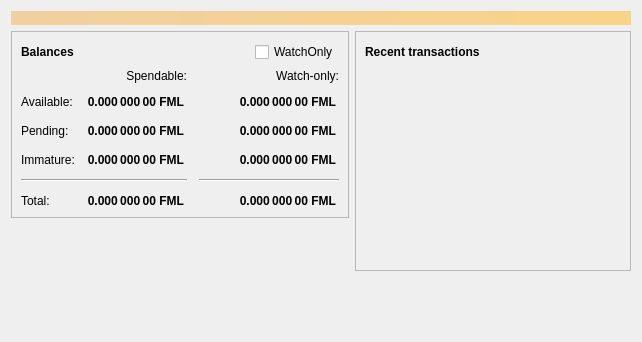
<?xml version="1.0" encoding="UTF-8"?>
<ui version="4.0">
 <class>OverviewPage</class>
 <widget class="QWidget" name="OverviewPage">
  <property name="geometry">
   <rect>
    <x>0</x>
    <y>0</y>
    <width>642</width>
    <height>342</height>
   </rect>
  </property>
  <property name="windowTitle">
   <string>Form</string>
  </property>
  <layout class="QVBoxLayout" name="topLayout">
   <item>
    <widget class="QLabel" name="labelAlerts">
     <property name="visible">
      <bool>false</bool>
     </property>
     <property name="styleSheet">
      <string notr="true">QLabel { background-color: qlineargradient(x1: 0, y1: 0, x2: 1, y2: 0, stop:0 #F0D0A0, stop:1 #F8D488); color:#000000; }</string>
     </property>
     <property name="wordWrap">
      <bool>true</bool>
     </property>
     <property name="margin">
      <number>3</number>
     </property>
     <property name="textInteractionFlags">
      <set>Qt::TextSelectableByMouse</set>
     </property>
    </widget>
   </item>
   <item>
    <layout class="QHBoxLayout" name="horizontalLayout" stretch="1,1">
     <item>
      <layout class="QVBoxLayout" name="verticalLayout_2">
       <item>
        <widget class="QFrame" name="frame">
         <property name="frameShape">
          <enum>QFrame::StyledPanel</enum>
         </property>
         <property name="frameShadow">
          <enum>QFrame::Raised</enum>
         </property>
         <layout class="QVBoxLayout" name="verticalLayout_4">
          <item>
           <layout class="QHBoxLayout" name="horizontalLayout_4">
            <item>
             <widget class="QLabel" name="label_5">
              <property name="font">
               <font>
                <weight>75</weight>
                <bold>true</bold>
               </font>
              </property>
              <property name="text">
               <string>Balances</string>
              </property>
             </widget>
            </item>
            <item>
             <widget class="QPushButton" name="labelWalletStatus">
              <property name="enabled">
               <bool>true</bool>
              </property>
              <property name="maximumSize">
               <size>
                <width>30</width>
                <height>16777215</height>
               </size>
              </property>
              <property name="toolTip">
               <string>The displayed information may be out of date. Your wallet automatically synchronizes with the Lava network after a connection is established, but this process has not completed yet.</string>
              </property>
              <property name="text">
               <string/>
              </property>
              <property name="icon">
               <iconset resource="../bitcoin.qrc">
                <normaloff>:/icons/warning</normaloff>
                <disabledoff>:/icons/warning</disabledoff>:/icons/warning</iconset>
              </property>
              <property name="iconSize">
               <size>
                <width>24</width>
                <height>24</height>
               </size>
              </property>
              <property name="flat">
               <bool>true</bool>
              </property>
             </widget>
            </item>
            <item>
             <spacer name="horizontalSpacer_3">
              <property name="orientation">
               <enum>Qt::Horizontal</enum>
              </property>
              <property name="sizeHint" stdset="0">
               <size>
                <width>40</width>
                <height>20</height>
               </size>
              </property>
             </spacer>
            </item>
            <item>
             <widget class="QCheckBox" name="btnShowWatchOnly">
              <property name="toolTip">
               <string>Show Watchonly Address</string>
              </property>
              <property name="text">
               <string>WatchOnly</string>
              </property>
             </widget>
            </item>
           </layout>
          </item>
          <item>
           <layout class="QGridLayout" name="gridLayout">
            <property name="spacing">
             <number>12</number>
            </property>
            <item row="2" column="2">
             <widget class="QLabel" name="labelWatchPending">
              <property name="font">
               <font>
                <weight>75</weight>
                <bold>true</bold>
               </font>
              </property>
              <property name="cursor">
               <cursorShape>IBeamCursor</cursorShape>
              </property>
              <property name="toolTip">
               <string>Unconfirmed transactions to watch-only addresses</string>
              </property>
              <property name="text">
               <string notr="true">0.000 000 00 FML </string>
              </property>
              <property name="alignment">
               <set>Qt::AlignRight|Qt::AlignTrailing|Qt::AlignVCenter</set>
              </property>
              <property name="textInteractionFlags">
               <set>Qt::LinksAccessibleByMouse|Qt::TextSelectableByKeyboard|Qt::TextSelectableByMouse</set>
              </property>
             </widget>
            </item>
            <item row="2" column="1">
             <widget class="QLabel" name="labelUnconfirmed">
              <property name="font">
               <font>
                <weight>75</weight>
                <bold>true</bold>
               </font>
              </property>
              <property name="cursor">
               <cursorShape>IBeamCursor</cursorShape>
              </property>
              <property name="toolTip">
               <string>Total of transactions that have yet to be confirmed, and do not yet count toward the spendable balance</string>
              </property>
              <property name="text">
               <string notr="true">0.000 000 00 FML </string>
              </property>
              <property name="alignment">
               <set>Qt::AlignRight|Qt::AlignTrailing|Qt::AlignVCenter</set>
              </property>
              <property name="textInteractionFlags">
               <set>Qt::LinksAccessibleByMouse|Qt::TextSelectableByKeyboard|Qt::TextSelectableByMouse</set>
              </property>
             </widget>
            </item>
            <item row="3" column="2">
             <widget class="QLabel" name="labelWatchImmature">
              <property name="font">
               <font>
                <weight>75</weight>
                <bold>true</bold>
               </font>
              </property>
              <property name="cursor">
               <cursorShape>IBeamCursor</cursorShape>
              </property>
              <property name="toolTip">
               <string>Mined balance in watch-only addresses that has not yet matured</string>
              </property>
              <property name="text">
               <string notr="true">0.000 000 00 FML </string>
              </property>
              <property name="alignment">
               <set>Qt::AlignRight|Qt::AlignTrailing|Qt::AlignVCenter</set>
              </property>
              <property name="textInteractionFlags">
               <set>Qt::LinksAccessibleByMouse|Qt::TextSelectableByKeyboard|Qt::TextSelectableByMouse</set>
              </property>
             </widget>
            </item>
            <item row="4" column="0" colspan="2">
             <widget class="Line" name="line">
              <property name="orientation">
               <enum>Qt::Horizontal</enum>
              </property>
             </widget>
            </item>
            <item row="4" column="2">
             <widget class="Line" name="lineWatchBalance">
              <property name="sizePolicy">
               <sizepolicy hsizetype="Preferred" vsizetype="Fixed">
                <horstretch>0</horstretch>
                <verstretch>0</verstretch>
               </sizepolicy>
              </property>
              <property name="minimumSize">
               <size>
                <width>140</width>
                <height>0</height>
               </size>
              </property>
              <property name="orientation">
               <enum>Qt::Horizontal</enum>
              </property>
             </widget>
            </item>
            <item row="5" column="0">
             <widget class="QLabel" name="labelTotalText">
              <property name="text">
               <string>Total:</string>
              </property>
             </widget>
            </item>
            <item row="3" column="1">
             <widget class="QLabel" name="labelImmature">
              <property name="font">
               <font>
                <weight>75</weight>
                <bold>true</bold>
               </font>
              </property>
              <property name="cursor">
               <cursorShape>IBeamCursor</cursorShape>
              </property>
              <property name="toolTip">
               <string>Mined balance that has not yet matured</string>
              </property>
              <property name="text">
               <string notr="true">0.000 000 00 FML </string>
              </property>
              <property name="alignment">
               <set>Qt::AlignRight|Qt::AlignTrailing|Qt::AlignVCenter</set>
              </property>
              <property name="textInteractionFlags">
               <set>Qt::LinksAccessibleByMouse|Qt::TextSelectableByKeyboard|Qt::TextSelectableByMouse</set>
              </property>
             </widget>
            </item>
            <item row="2" column="3">
             <spacer name="horizontalSpacer_2">
              <property name="orientation">
               <enum>Qt::Horizontal</enum>
              </property>
              <property name="sizeHint" stdset="0">
               <size>
                <width>40</width>
                <height>20</height>
               </size>
              </property>
             </spacer>
            </item>
            <item row="3" column="0">
             <widget class="QLabel" name="labelImmatureText">
              <property name="text">
               <string>Immature:</string>
              </property>
             </widget>
            </item>
            <item row="5" column="1">
             <widget class="QLabel" name="labelTotal">
              <property name="font">
               <font>
                <weight>75</weight>
                <bold>true</bold>
               </font>
              </property>
              <property name="cursor">
               <cursorShape>IBeamCursor</cursorShape>
              </property>
              <property name="toolTip">
               <string>Your current total balance</string>
              </property>
              <property name="text">
               <string notr="true">0.000 000 00 FML </string>
              </property>
              <property name="alignment">
               <set>Qt::AlignRight|Qt::AlignTrailing|Qt::AlignVCenter</set>
              </property>
              <property name="textInteractionFlags">
               <set>Qt::LinksAccessibleByMouse|Qt::TextSelectableByKeyboard|Qt::TextSelectableByMouse</set>
              </property>
             </widget>
            </item>
            <item row="5" column="2">
             <widget class="QLabel" name="labelWatchTotal">
              <property name="font">
               <font>
                <weight>75</weight>
                <bold>true</bold>
               </font>
              </property>
              <property name="cursor">
               <cursorShape>IBeamCursor</cursorShape>
              </property>
              <property name="toolTip">
               <string>Current total balance in watch-only addresses</string>
              </property>
              <property name="text">
               <string notr="true">0.000 000 00 FML </string>
              </property>
              <property name="alignment">
               <set>Qt::AlignRight|Qt::AlignTrailing|Qt::AlignVCenter</set>
              </property>
              <property name="textInteractionFlags">
               <set>Qt::LinksAccessibleByMouse|Qt::TextSelectableByKeyboard|Qt::TextSelectableByMouse</set>
              </property>
             </widget>
            </item>
            <item row="0" column="2">
             <widget class="QLabel" name="labelWatchonly">
              <property name="text">
               <string>Watch-only:</string>
              </property>
              <property name="alignment">
               <set>Qt::AlignRight|Qt::AlignTrailing|Qt::AlignVCenter</set>
              </property>
             </widget>
            </item>
            <item row="1" column="0">
             <widget class="QLabel" name="labelBalanceText">
              <property name="text">
               <string>Available:</string>
              </property>
             </widget>
            </item>
            <item row="1" column="1">
             <widget class="QLabel" name="labelBalance">
              <property name="font">
               <font>
                <weight>75</weight>
                <bold>true</bold>
               </font>
              </property>
              <property name="cursor">
               <cursorShape>IBeamCursor</cursorShape>
              </property>
              <property name="toolTip">
               <string>Your current spendable balance</string>
              </property>
              <property name="text">
               <string notr="true">0.000 000 00 FML </string>
              </property>
              <property name="alignment">
               <set>Qt::AlignRight|Qt::AlignTrailing|Qt::AlignVCenter</set>
              </property>
              <property name="textInteractionFlags">
               <set>Qt::LinksAccessibleByMouse|Qt::TextSelectableByKeyboard|Qt::TextSelectableByMouse</set>
              </property>
             </widget>
            </item>
            <item row="1" column="2">
             <widget class="QLabel" name="labelWatchAvailable">
              <property name="font">
               <font>
                <weight>75</weight>
                <bold>true</bold>
               </font>
              </property>
              <property name="cursor">
               <cursorShape>IBeamCursor</cursorShape>
              </property>
              <property name="toolTip">
               <string>Your current balance in watch-only addresses</string>
              </property>
              <property name="text">
               <string notr="true">0.000 000 00 FML </string>
              </property>
              <property name="alignment">
               <set>Qt::AlignRight|Qt::AlignTrailing|Qt::AlignVCenter</set>
              </property>
              <property name="textInteractionFlags">
               <set>Qt::LinksAccessibleByMouse|Qt::TextSelectableByKeyboard|Qt::TextSelectableByMouse</set>
              </property>
             </widget>
            </item>
            <item row="2" column="0">
             <widget class="QLabel" name="labelPendingText">
              <property name="text">
               <string>Pending:</string>
              </property>
             </widget>
            </item>
            <item row="0" column="1">
             <widget class="QLabel" name="labelSpendable">
              <property name="text">
               <string>Spendable:</string>
              </property>
              <property name="alignment">
               <set>Qt::AlignRight|Qt::AlignTrailing|Qt::AlignVCenter</set>
              </property>
             </widget>
            </item>
           </layout>
          </item>
         </layout>
        </widget>
       </item>
       <item>
        <spacer name="verticalSpacer">
         <property name="orientation">
          <enum>Qt::Vertical</enum>
         </property>
         <property name="sizeHint" stdset="0">
          <size>
           <width>20</width>
           <height>40</height>
          </size>
         </property>
        </spacer>
       </item>
      </layout>
     </item>
     <item>
      <layout class="QVBoxLayout" name="verticalLayout_3">
       <item>
        <widget class="QFrame" name="frame_2">
         <property name="frameShape">
          <enum>QFrame::StyledPanel</enum>
         </property>
         <property name="frameShadow">
          <enum>QFrame::Raised</enum>
         </property>
         <layout class="QVBoxLayout" name="verticalLayout">
          <item>
           <layout class="QHBoxLayout" name="horizontalLayout_2">
            <item>
             <widget class="QLabel" name="label_4">
              <property name="font">
               <font>
                <weight>75</weight>
                <bold>true</bold>
               </font>
              </property>
              <property name="text">
               <string>Recent transactions</string>
              </property>
             </widget>
            </item>
            <item>
             <widget class="QPushButton" name="labelTransactionsStatus">
              <property name="enabled">
               <bool>true</bool>
              </property>
              <property name="maximumSize">
               <size>
                <width>30</width>
                <height>16777215</height>
               </size>
              </property>
              <property name="toolTip">
               <string>The displayed information may be out of date. Your wallet automatically synchronizes with the Lava network after a connection is established, but this process has not completed yet.</string>
              </property>
              <property name="text">
               <string/>
              </property>
              <property name="icon">
               <iconset resource="../bitcoin.qrc">
                <normaloff>:/icons/warning</normaloff>
                <disabledoff>:/icons/warning</disabledoff>:/icons/warning</iconset>
              </property>
              <property name="iconSize">
               <size>
                <width>24</width>
                <height>24</height>
               </size>
              </property>
              <property name="flat">
               <bool>true</bool>
              </property>
             </widget>
            </item>
            <item>
             <spacer name="horizontalSpacer">
              <property name="orientation">
               <enum>Qt::Horizontal</enum>
              </property>
              <property name="sizeHint" stdset="0">
               <size>
                <width>40</width>
                <height>20</height>
               </size>
              </property>
             </spacer>
            </item>
           </layout>
          </item>
          <item>
           <widget class="QListView" name="listTransactions">
            <property name="styleSheet">
             <string notr="true">QListView { background: transparent; }</string>
            </property>
            <property name="frameShape">
             <enum>QFrame::NoFrame</enum>
            </property>
            <property name="verticalScrollBarPolicy">
             <enum>Qt::ScrollBarAlwaysOff</enum>
            </property>
            <property name="horizontalScrollBarPolicy">
             <enum>Qt::ScrollBarAlwaysOff</enum>
            </property>
            <property name="selectionMode">
             <enum>QAbstractItemView::NoSelection</enum>
            </property>
           </widget>
          </item>
         </layout>
        </widget>
       </item>
       <item>
        <spacer name="verticalSpacer_2">
         <property name="orientation">
          <enum>Qt::Vertical</enum>
         </property>
         <property name="sizeHint" stdset="0">
          <size>
           <width>20</width>
           <height>40</height>
          </size>
         </property>
        </spacer>
       </item>
      </layout>
     </item>
    </layout>
   </item>
  </layout>
 </widget>
 <resources>
  <include location="../bitcoin.qrc"/>
 </resources>
 <connections/>
</ui>
